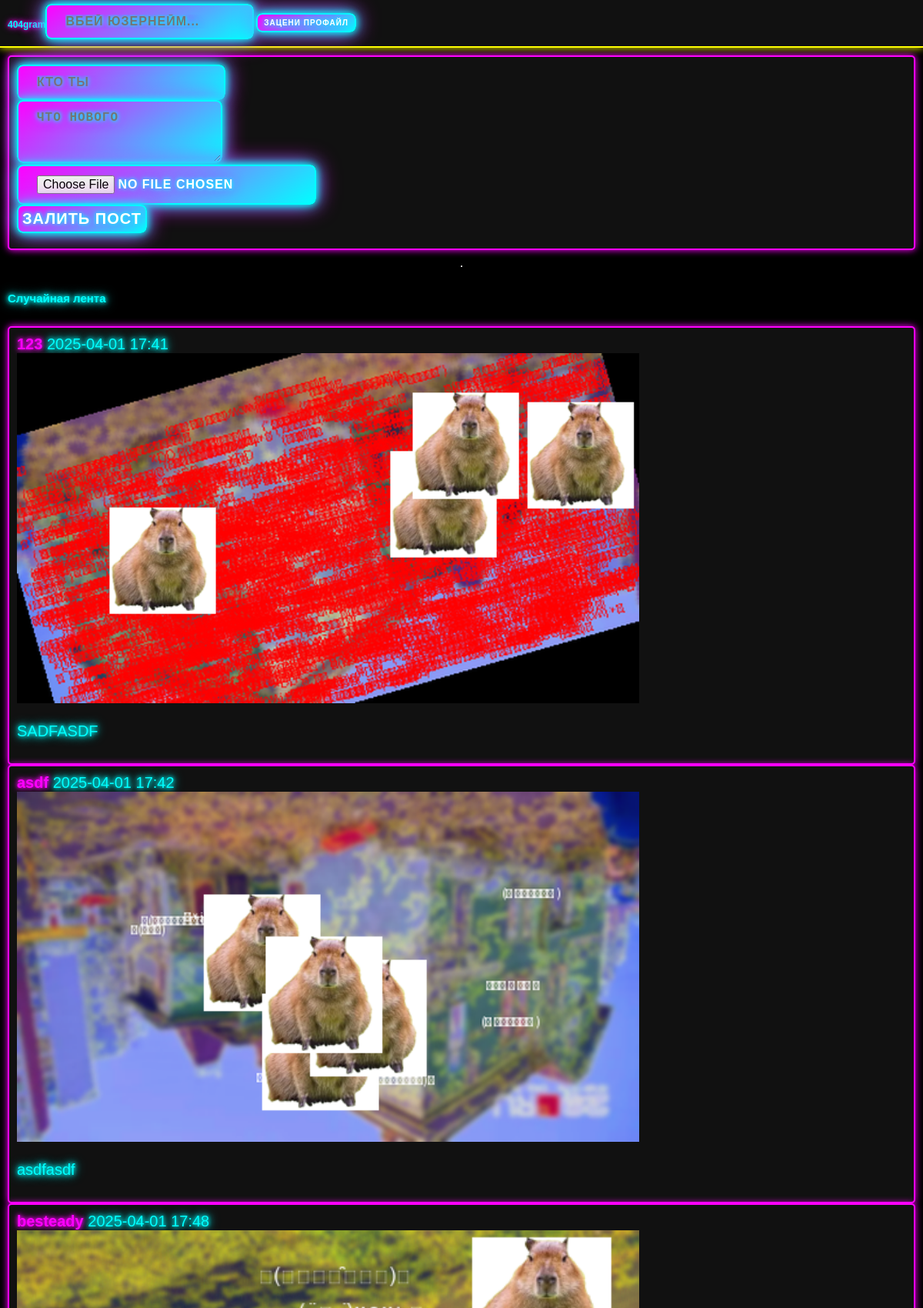
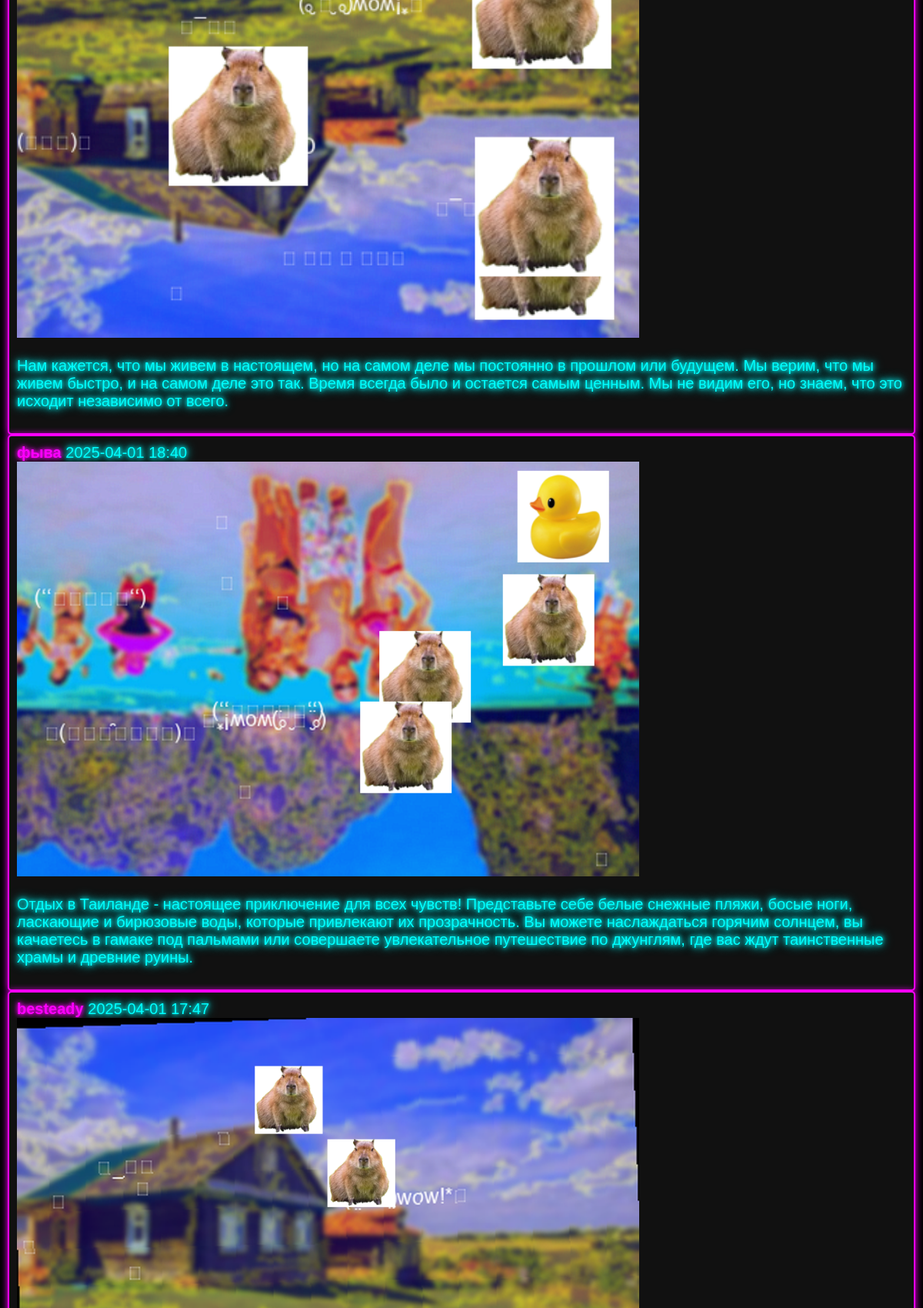
The page / (upper part) on the database its author committed (2 pictures, top to bottom).
### app/models.py (models this page shows)
class Post(Base):
    __tablename__ = "posts"
    id = Column(Integer, primary_key=True, index=True)
    text_content = Column(Text, nullable=True)
    image_path = Column(String, nullable=True)
    timestamp = Column(DateTime(timezone=True), server_default=func.now())
    owner_id = Column(Integer, ForeignKey("users.id"))
    owner = relationship("User", back_populates="posts")

class User(Base):
    __tablename__ = "users"
    id = Column(Integer, primary_key=True, index=True)
    username = Column(String, unique=True, index=True, nullable=False)
    posts = relationship("Post", back_populates="owner")

### app/main.py (the view)
@app.get("/", response_class=HTMLResponse)
async def read_root(request: Request, db: Session = Depends(get_db)):
    feed_posts = crud.get_posts_random_feed(db, limit=20)
    return templates.TemplateResponse(
        "index.html",
        {
            "request": request,
            "posts": feed_posts,
            "page_type": "feed",
            "datetime": datetime,
        },
    )

### templates/index.html (shortened to what this page needs)
<!DOCTYPE html>
<html lang="en">
<head>
    <link rel="stylesheet" href="/static/css/style.css">
</head>
<body>
    <header>
        <h1><a href="/">404gram</a></h1>
        <nav>
            <form action="#" onsubmit="goToProfile(event)">
                <input type="text" id="profileSearch" placeholder="Вбей юзернейм...">
                <button type="submit">Зацени профайл</button>
            </form>
        </nav>
    </header>
    <main>
        {% if page_type == 'profile' %}
            <section class="profile-header">
                <h2>{{ profile_user.username }} профайл</h2>
            </section>
        {% else %}
             <section class="new-post-form">
                <form id="post-form" enctype="multipart/form-data">
                     <input type="text" id="username" name="username" required placeholder="Кто ты">
                     <br>
                     <textarea id="text_content" name="text_content" rows="3" placeholder="Что нового"></textarea>
                     <br>
                     <input type="file" id="image" name="image" accept="image/png, image/jpeg, image/gif">
                     <br>
                     <button type="submit">Залить пост</button>
                </form>
            </section>
            <hr>
            <h2>Случайная лента</h2>
        {% endif %}
        <section class="post-feed">
            {% if posts %}
                {% for post in posts %}
                <article class="post">
                    <div class="post-header">
                        <span class="post-author">
                            <a href="/profile/{{ post.owner.username }}">{{ post.owner.username }}</a>
                        </span>
                        <span class="post-timestamp">
                            {{ post.timestamp.strftime('%Y-%m-%d %H:%M') }}
                        </span>
                    </div>
                    {% if post.image_path %}
                    <div class="post-image">
                        <img src="{{ post.image_path }}" alt="Post image by {{ post.owner.username }}">
                    </div>
                    {% endif %}
                    {% if post.text_content %}
                    <div class="post-content">
                        <p>{{ post.text_content }}</p>
                    </div>
                    {% endif %}
                </article>
                {% endfor %}
            {% endif %}
        </section>
    </main>
</body>
</html>

### static/css/style.css (style rules this page uses)
p { animation: blink 1s infinite alternate; }
body { font-family: sans-serif; margin: 0; padding: 0; background-color: #000; color: #0ff; text-shadow: 0 0 5px #0ff, 0 0 10px #0ff, 0 0 15px #0ff; text-align: left; font-size: 20px; }
a { color: #ff00ff; text-decoration: none; font-weight: bold; text-shadow: 0 0 5px #ff00ff, 0 0 10px #ff00ff; font-size: 20px; }
header { background-color: #111; border-bottom: 2px solid #ff0; padding: 5px 10px; display: flex; justify-content: left; align-items: left; position: sticky; top: 0; z-index: 10; box-shadow: 0 0 10px #ff0; text-align: left; font-size: 10px; }
header h1 a { font-size: 12px; color: #0ff; }
header nav { text-align: left; width: 100%; font-size: 10px; }
header nav button { padding: 5px 8px; font-size: 10px; }
main { max-width: 2000px; margin: 10px auto; padding: 0 10px; display: grid; gap: 15px; text-align: left; font-size: 10px; }
.profile-header, .new-post-form { background-color: #111; border: 2px solid #ff00ff; padding: 10px; border-radius: 5px; box-shadow: 0 0 10px #ff00ff; text-align: left; font-size: 10px; }
.post { background-color: #111; border: 2px solid #ff00ff; padding: 10px; border-radius: 5px; box-shadow: 0 0 10px #ff00ff; text-align: left; font-size: 20px; }
.new-post-form button { padding: 5px; font-size: 20px; }
img { width: 70%; height: auto; }
button { background: linear-gradient(145deg, #ff00ff, #00ffff); border: 2px solid #00ffff; border-radius: 8px; color: #fff; font-size: 16px; padding: 12px 24px; text-transform: uppercase; font-weight: bold; letter-spacing: 1px; text-shadow: 0 0 5px #00ffff, 0 0 10px #00ffff, 0 0 15px #ff00ff; transition: transform 0.3s ease, box-shadow 0.3s ease; cursor: pointer; box-shadow: 0 0 10px #00ffff, 0 0 20px #00ffff, 0 0 30px #ff00ff; }
input { background: linear-gradient(145deg, #ff00ff, #00ffff); border: 2px solid #00ffff; border-radius: 8px; color: #fff; font-size: 16px; padding: 12px 24px; text-transform: uppercase; font-weight: bold; letter-spacing: 1px; text-shadow: 0 0 5px #00ffff, 0 0 10px #00ffff, 0 0 15px #ff00ff; transition: transform 0.3s ease, box-shadow 0.3s ease; cursor: pointer; box-shadow: 0 0 10px #00ffff, 0 0 20px #00ffff, 0 0 30px #ff00ff; }
textarea { background: linear-gradient(145deg, #ff00ff, #00ffff); border: 2px solid #00ffff; border-radius: 8px; color: #fff; font-size: 16px; padding: 12px 24px; text-transform: uppercase; font-weight: bold; letter-spacing: 1px; text-shadow: 0 0 5px #00ffff, 0 0 10px #00ffff, 0 0 15px #ff00ff; transition: transform 0.3s ease, box-shadow 0.3s ease; cursor: pointer; box-shadow: 0 0 10px #00ffff, 0 0 20px #00ffff, 0 0 30px #ff00ff; }
img { animation: shake 0.2s infinite; }

### rows shown on the page
Post: owner.username "123", timestamp "2025-04-01 17:41", image_path (picture), text_content "SADFASDF"
Post: owner.username "asdf", timestamp "2025-04-01 17:42", image_path (picture), text_content "asdfasdf"
Post: owner.username "besteady", timestamp "2025-04-01 17:48", image_path (picture), text_content "Нам кажется, что мы живем в настоящем, но на самом деле мы постоянно в прошлом или будущем. Мы верим, что мы живем быстро, и на самом деле это так. Время всегда было и остается самым ценным. Мы не видим его, но знаем, что это исходит независимо от всего."
Post: owner.username "фыва", timestamp "2025-04-01 18:40", image_path (picture), text_content "Отдых в Таиланде - настоящее приключение для всех чувств! Представьте себе белые снежные пляжи, босые ноги, ласкающие и бирюзовые воды, которые привлекают их прозрачность. Вы можете наслаждаться горячим солнцем, вы качаетесь в гамаке под пальмами или совершаете увлекательное путешествие по джунглям, где вас ждут таинственные храмы и древние руины."
Post: owner.username "besteady", timestamp "2025-04-01 17:47", image_path (picture)
